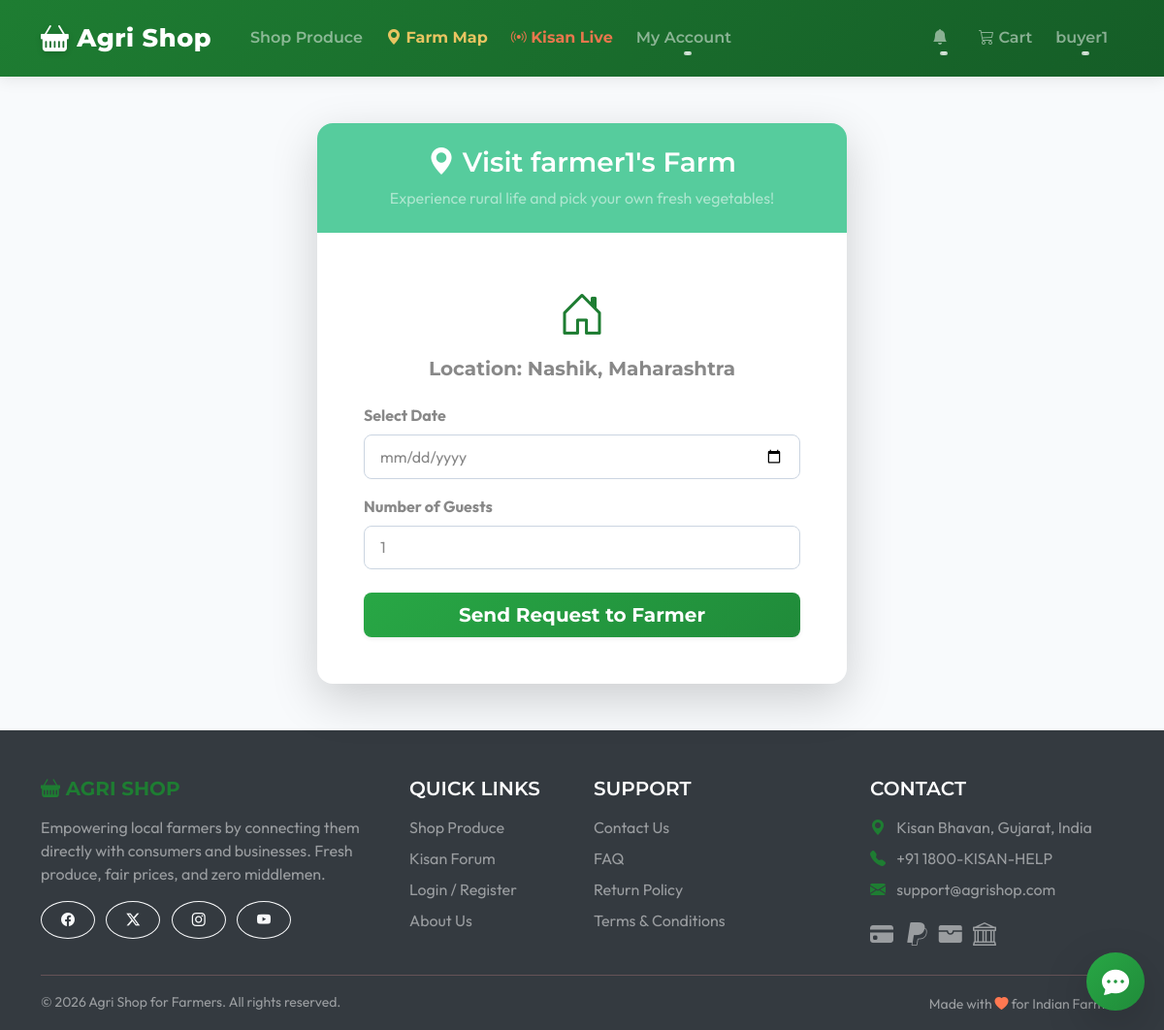
/farmer/farmer1/book-visit/ (signed in), run on the app's committed database.
### accounts/models.py (models this page shows, shortened)
class User(AbstractUser):
    class Role(models.TextChoices):
        FARMER = 'FARMER', 'Farmer'
        BUYER = 'BUYER', 'Buyer'
        BUSINESS_BUYER = 'BUSINESS_BUYER', 'Business Buyer'
        AGRO_DEALER = 'AGRO_DEALER', 'Agro Dealer'
    role = models.CharField(max_length=20, choices=Role.choices, default=Role.BUYER)
    phone = models.CharField(max_length=15, blank=True)
    address = models.TextField(blank=True)
    village_or_city = models.CharField(max_length=100, blank=True)
    state = models.CharField(max_length=50, blank=True)
    is_verified_farmer = models.BooleanField(default=False)

### products/views.py (the view, shortened to what this page needs)
# urls.py: path('farmer/<str:farmer_username>/book-visit/', views.book_farm_visit, name='book_farm_visit'),
@login_required
def book_farm_visit(request, farmer_username):
    from django.contrib.auth import get_user_model
    CustomUser = get_user_model()
    from .models import FarmVisit
    farmer = get_object_or_404(CustomUser, username=farmer_username, role='FARMER')
    if request.user == farmer:
        messages.error(request, 'You cannot book a visit to your own farm.')
        return redirect('product_list')
    return render(request, 'products/book_visit.html', {'farmer': farmer})

### templates/products/book_visit.html (shortened to what this page needs)
{% extends 'base.html' %}
{% block content %}
<div class="row justify-content-center mt-5">
    <div class="col-md-6">
        <div class="card shadow-lg border-0 rounded-4 overflow-hidden">
            <div class="card-header bg-success text-white py-4 text-center border-0">
                <h3 class="mb-0"><i class="bi bi-geo-alt-fill"></i> Visit {{ farmer.get_full_name|default:farmer.username }}'s Farm</h3>
                <p class="text-white-50 mb-0 mt-2">Experience rural life and pick your own fresh vegetables!</p>
            </div>
            <div class="card-body p-4 p-md-5">
                <div class="text-center mb-4">
                    <i class="bi bi-house-door text-success" style="font-size: 3rem;"></i>
                    <h5 class="fw-bold mt-2">Location: {{ farmer.village_or_city }}, {{ farmer.state }}</h5>
                </div>
                <form method="post">
                    <div class="mb-3">
                        <label class="form-label fw-bold">Select Date</label>
                        <input type="date" class="form-control" name="scheduled_date" required>
                    </div>
                    <div class="mb-4">
                        <label class="form-label fw-bold">Number of Guests</label>
                        <input type="number" class="form-control" name="guest_count" min="1" max="20" value="1" required>
                    </div>
                    <button type="submit" class="btn btn-success btn-lg w-100 fw-bold shadow-sm">Send Request to Farmer</button>
                </form>
            </div>
        </div>
    </div>
</div>
{% endblock %}

### templates/base.html (shortened to what this page needs)
<!DOCTYPE html>
<html lang="en">
<head>
    <link href="https://cdn.jsdelivr.net/npm/bootswatch@5.3.3/dist/minty/bootstrap.min.css" rel="stylesheet">
    <link rel="stylesheet" href="https://cdn.jsdelivr.net/npm/bootstrap-icons@1.11.3/font/bootstrap-icons.min.css">
    {% load static %}
    <link rel="stylesheet" href="{% static 'css/style.css' %}">
</head>
<body>
    <nav class="navbar navbar-expand-lg navbar-dark bg-primary mb-4">
        <div class="container">
            <a class="navbar-brand" href="/">
                <i class="bi bi-basket-fill"></i> Agri Shop
            </a>
            <div class="collapse navbar-collapse" id="navbarNav">
                <ul class="navbar-nav me-auto">
                    {% if not user.is_authenticated or user.role == 'BUYER' or user.role == 'BUSINESS_BUYER' %}
                    <li class="nav-item">
                        <a class="nav-link" href="/">Shop Produce</a>
                    </li>
                    <li class="nav-item">
                        <a class="nav-link text-warning fw-bold" href="{% url 'farm_map' %}"><i class="bi bi-geo-alt-fill"></i> Farm Map</a>
                    </li>
                    <li class="nav-item">
                        <a class="nav-link text-danger fw-bold" href="{% url 'live_streams' %}"><i class="bi bi-broadcast"></i> Kisan Live</a>
                    </li>
                    {% endif %}
                    {% if user.is_authenticated and user.role != 'FARMER' and user.role != 'AGRO_DEALER' %}
                    <li class="nav-item dropdown">
                        <a class="nav-link dropdown-toggle" href="#" role="button" data-bs-toggle="dropdown">
                            My Account
                        </a>
                    </li>
                    {% endif %}
                </ul>
                <ul class="navbar-nav ms-auto mb-2 mb-lg-0 align-items-center">
                    {% if user.is_authenticated %}
                    <li class="nav-item dropdown me-2">
                        <a class="nav-link dropdown-toggle position-relative" href="#" id="notifDropdown" role="button" data-bs-toggle="dropdown">
                            <i class="bi bi-bell-fill"></i>
                        </a>
                    </li>
                    {% if user.role == 'FARMER' %}
                    <li class="nav-item">
                        <a class="nav-link" href="{% url 'agro_cart_view' %}">
                            <i class="bi bi-cart3"></i> Agro Cart
                        </a>
                    </li>
                    {% elif user.role != 'AGRO_DEALER' %}
                    <li class="nav-item">
                        <a class="nav-link" href="{% url 'cart_view' %}">
                            <i class="bi bi-cart3"></i> Cart
                        </a>
                    </li>
                    {% endif %}
                    <li class="nav-item dropdown">
                        <a class="nav-link dropdown-toggle" href="#" id="navbarDropdown" role="button" data-bs-toggle="dropdown">
                            {{ user.username }}
                        </a>
                    </li>
                    {% endif %}
                </ul>
            </div>
        </div>
    </nav>
    <div class="container">
        {% block content %}
        {% endblock content %}
    </div>
    <footer class="bg-dark text-white pt-5 pb-3 mt-5">
        <div class="container">
            <div class="row">
                <div class="col-lg-4 col-md-6 mb-4 mb-md-0">
                    <h5 class="text-uppercase text-success fw-bold mb-3">
                        <i class="bi bi-basket-fill"></i> Agri Shop
                    </h5>
                    <p class="text-white-50">
                        Empowering local farmers by connecting them directly with consumers and businesses. Fresh produce, fair prices, and zero middlemen.
                    </p>
                    <div class="mt-3">
                        <a href="#" class="btn btn-outline-light btn-sm rounded-circle me-2"><i class="bi bi-facebook"></i></a>
                        <a href="#" class="btn btn-outline-light btn-sm rounded-circle me-2"><i class="bi bi-twitter-x"></i></a>
                        <a href="#" class="btn btn-outline-light btn-sm rounded-circle me-2"><i class="bi bi-instagram"></i></a>
                        <a href="#" class="btn btn-outline-light btn-sm rounded-circle"><i class="bi bi-youtube"></i></a>
                    </div>
                </div>
                <div class="col-lg-2 col-md-6 mb-4 mb-md-0">
                    <h5 class="text-uppercase mb-3 text-white">Quick Links</h5>
                    <ul class="list-unstyled mb-0">
                        <li class="mb-2"><a href="/" class="text-white-50 text-decoration-none hover-white">Shop Produce</a></li>
                        <li class="mb-2"><a href="{% url 'forum_list' %}" class="text-white-50 text-decoration-none hover-white">Kisan Forum</a></li>
                        <li class="mb-2"><a href="{% url 'login' %}" class="text-white-50 text-decoration-none hover-white">Login / Register</a></li>
                        <li class="mb-2"><a href="{% url 'about_us' %}" class="text-white-50 text-decoration-none hover-white">About Us</a></li>
                    </ul>
                </div>
                <div class="col-lg-3 col-md-6 mb-4 mb-md-0">
                    <h5 class="text-uppercase mb-3 text-white">Support</h5>
                    <ul class="list-unstyled mb-0">
                        <li class="mb-2"><a href="{% url 'contact_us' %}" class="text-white-50 text-decoration-none hover-white">Contact Us</a></li>
                        <li class="mb-2"><a href="{% url 'faq' %}" class="text-white-50 text-decoration-none hover-white">FAQ</a></li>
                        <li class="mb-2"><a href="{% url 'return_policy' %}" class="text-white-50 text-decoration-none hover-white">Return Policy</a></li>
                        <li class="mb-2"><a href="{% url 'terms' %}" class="text-white-50 text-decoration-none hover-white">Terms & Conditions</a></li>
                    </ul>
                </div>
                <div class="col-lg-3 col-md-6 mb-4 mb-md-0">
                    <h5 class="text-uppercase mb-3 text-white">Contact</h5>
                    <ul class="list-unstyled mb-3 text-white-50">
                        <li class="mb-2"><i class="bi bi-geo-alt-fill me-2 text-success"></i> Kisan Bhavan, Gujarat, India</li>
                        <li class="mb-2"><i class="bi bi-telephone-fill me-2 text-success"></i> +91 1800-KISAN-HELP</li>
                        <li class="mb-2"><i class="bi bi-envelope-fill me-2 text-success"></i> support@agrishop.com</li>
                    </ul>
                    <div class="mt-2 text-white-50">
                        <i class="bi bi-credit-card-fill fs-4 me-2"></i>
                        <i class="bi bi-paypal fs-4 me-2"></i>
                        <i class="bi bi-wallet-fill fs-4 me-2"></i>
                        <i class="bi bi-bank fs-4"></i>
                    </div>
                </div>
            </div>
            <hr class="mt-4 mb-3 border-secondary">
            <div class="row align-items-center">
                <div class="col-md-6 text-center text-md-start">
                    <p class="text-white-50 small mb-0">&copy; 2026 Agri Shop for Farmers. All rights reserved.</p>
                </div>
                <div class="col-md-6 text-center text-md-end mt-2 mt-md-0">
                    <span class="text-white-50 small">Made with <i class="bi bi-heart-fill text-danger"></i> for Indian Farmers</span>
                </div>
            </div>
        </div>
    </footer>
    <div class="toast-container position-fixed bottom-0 end-0 p-3">
    </div>
    <div id="aiChatbotWidget" style="position: fixed; bottom: 20px; right: 20px; z-index: 9999;" class="notranslate" translate="no">
        <button id="toggleChatBtn" class="btn btn-success rounded-circle shadow-lg d-flex align-items-center justify-content-center" style="width: 60px; height: 60px; float: right;">
            <i class="bi bi-chat-dots-fill fs-3"></i>
        </button>
    </div>
</body>
</html>

### static/css/style.css (style rules this page uses)
body { font-family: 'Outfit', sans-serif; background-color: #f8fafc; color: #1e293b; }
.navbar { background: linear-gradient(135deg, #1e7d32 0%, #155d27 100%) !important; box-shadow: 0 4px 12px rgba(30, 125, 50, 0.15); padding: 1rem 0; }
.navbar-brand { font-weight: 700; letter-spacing: 0.5px; font-size: 1.5rem; }
.card { border: none; border-radius: 12px; box-shadow: 0 4px 6px -1px rgba(0, 0, 0, 0.05), 0 2px 4px -1px rgba(0, 0, 0, 0.03); transition: transform 0.2s ease, box-shadow 0.2s ease; overflow: hidden; background: #ffffff; }
.btn { border-radius: 8px; font-weight: 500; padding: 0.5rem 1.25rem; transition: all 0.2s; }
.btn-success { background: linear-gradient(135deg, #28a745 0%, #208b3a 100%); border: none; box-shadow: 0 4px 6px rgba(40, 167, 69, 0.2); }
h1, h2, h3, h4, h5, h6 { font-weight: 600; color: #0f172a; }
.text-success { color: #1e7d32 !important; }
.form-control, .form-select { border-radius: 8px; border: 1px solid #cbd5e1; padding: 0.6rem 1rem; }

### templates/base.html (style rules this page uses)
.navbar { box-shadow: 0 4px 15px rgba(0,0,0,0.08); padding-top: 0.8rem; padding-bottom: 0.8rem; }
.navbar-brand { font-weight: 800; font-size: 1.6rem; letter-spacing: 0.5px; display: flex; align-items: center; gap: 8px; }
.navbar-brand i { font-size: 1.8rem; text-shadow: 0 2px 6px rgba(0,0,0,0.15); }
.nav-link { font-weight: 600; position: relative; margin-right: 8px; padding: 8px 4px; transition: all 0.3s ease; opacity: 0.9; white-space: nowrap; }
.nav-link::after { content: ''; position: absolute; width: 0; height: 3px; bottom: 2px; left: 50%; background-color: rgba(255, 255, 255, 0.8); transition: all 0.3s ease; transform: translateX(-50%); border-radius: 4px; }
body { top: 0 !important; }

### data on the page
User: username "buyer1"
User: get_full_name "farmer1", village_or_city "Nashik", state "Maharashtra"
